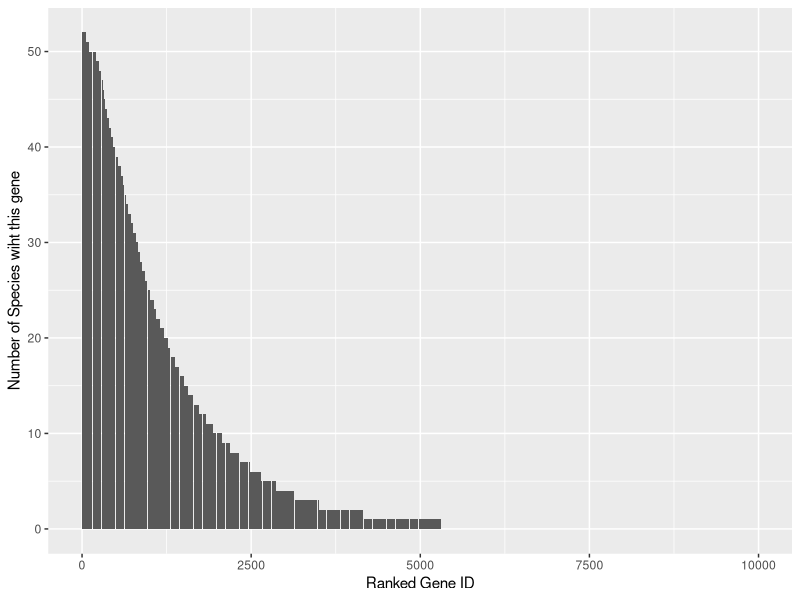
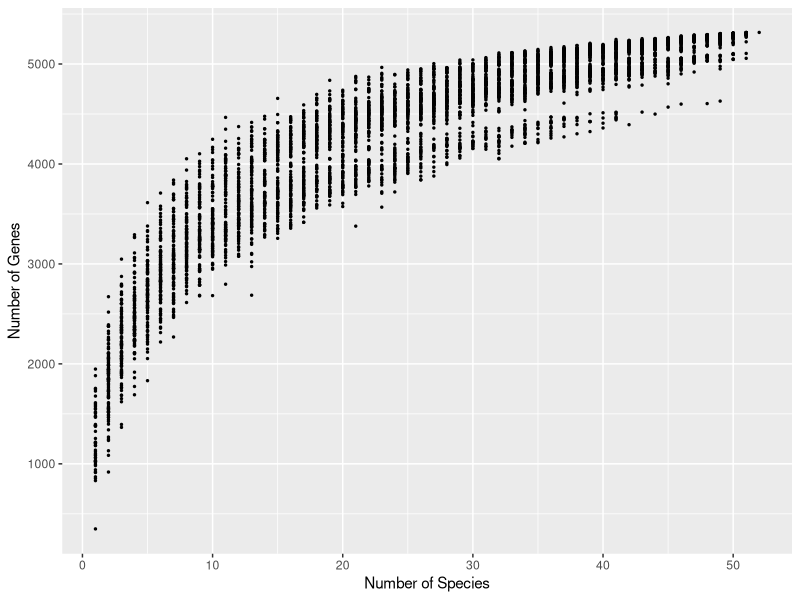

R code for these plots, in order:
## ---- chunk 1
knitr::opts_chunk$set(
	echo = TRUE,
	fig.dim = c(7, 4),
	message = FALSE,
	warning = FALSE,
	comment = "",
	dev = "png", dpi = 300,
	out.width = "90%"
)
library(ggplot2)
library(tidyr)
library(readr)
library(magrittr)
library(dplyr)
## ---- chunk 2
ranked_gene <- read_delim("ranked_gene.txt", 
    "\t", escape_double = FALSE, trim_ws = TRUE)

ggplot(ranked_gene, aes(x=rank, y=num_of_species))+
    geom_bar(stat = "identity")+
    labs(x="Ranked Gene ID",
         y="Number of Species wiht this gene")
## ---- chunk 3
random_community <- read_delim("random_community.txt", 
    "\t", escape_double = FALSE, col_names = FALSE, 
    trim_ws = TRUE)[,-53] %>%
    set_names(1:52)

df <- gather(random_community, key="Number of Species", value = "Number of genes",
            paste(1:52)) %>%
    mutate(`Number of Species` = `Number of Species` %>% as.numeric()) %>%
    filter(`Number of genes` != 0)

ggplot(df)+
    geom_point(aes(x=`Number of Species`,
                   y=`Number of genes`),
               size=0.5)+
    labs(y="Number of Genes")
    
